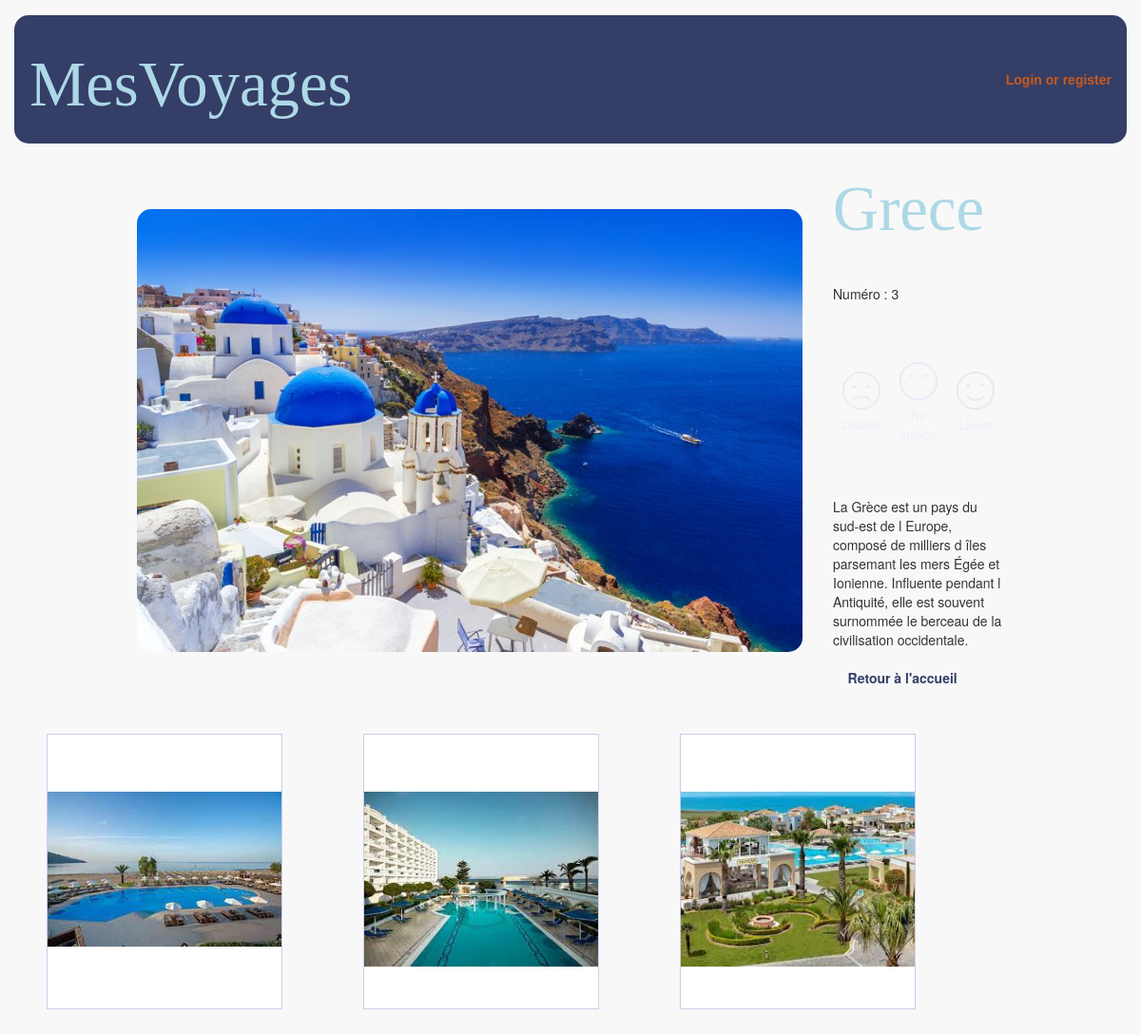
/movie.php?id=3, run on the app's committed database.
### tables this page shows
CREATE TABLE `prestation` (
  `idPRE` int(25) NOT NULL,
  `nom` varchar(100) NOT NULL,
  `images` varchar(100) NOT NULL,
  `description` varchar(500) DEFAULT NULL,
  PRIMARY KEY (`idPRE`)
);

CREATE TABLE `hotel` (
  `idHOT` int(25) NOT NULL,
  `prestation_idPRE` int(25) NOT NULL,
  `nom` varchar(100) NOT NULL,
  `rating` float NOT NULL,
  `images` varchar(100) NOT NULL,
  `description` varchar(500) DEFAULT NULL,
  PRIMARY KEY (`idHOT`),
  KEY `prestation_idPRES` (`prestation_idPRE`)
);

### dbfonctions.php (called while the page is built, shortened)
<?php
function myConnection() {
    static $dbc = null;
    if ($dbc == null) {
        try {
            $dbc = new PDO('mysql: host=' . DB_HOST . ';dbname=' . DB_NAME . ';charset=utf8', DB_USER, DB_PASSWORD);
        } catch (PDOException $e) {
            header("Location:error.php?message=".$e->getMessage());
        }
    }
    return $dbc;
}
function getOnePays($idPRE) {
    try {
        $request = myConnection()->prepare("SELECT * FROM prestation WHERE idPRE = :idPRE");
        $request->bindParam(':idPRE', $idPRE, PDO::PARAM_STR);
        $request->execute();
    } catch (PDOException $e) {
        header("Location:error.php?message=".$e->getMessage());
    }
    return $request->fetch(PDO::FETCH_ASSOC);
}
function getHotelPRE($idPRE) {
    try {
        $request = myConnection()->prepare("SELECT * FROM hotel where prestation_idPRE = :idPRE");
        $request->bindParam(':idPRE', $idPRE, PDO::PARAM_STR);
        $request->execute();
    } catch (PDOException $e) {
        header("Location:error.php?message=".$e->getMessage());
    }
    return $request->fetchAll(PDO::FETCH_ASSOC);
}

### movie.php (the view, shortened to what this page needs)
<?php
$idUser   = (isset($_SESSION["idUSER"])) ? $_SESSION(["idUSER"])              :0;
$idPRE   = (isset($_GET["id"]))         ? $_GET["id"]                        :0;
include('header.php');
$pays  = getOnePays($idPRE);
if ($idUser > 0) {
  if (isset($_GET["ranking"])) {
    $ranking = $_GET["ranking"];
    switch($ranking) {
      case -1:
      case 0:
      case 1:
      case 99:
      setFeedback($idUser, $idPRE, $ranking);
      $feedback = $ranking;
      break;
      default:
      $feedback = getFeedback($idUser, $idPRE);
      break;
    }
  } else {
    $feedback = getFeedback($idUser, $idPRE);
  }
} else {
  $feedback = 99;
}
?>
<table class="jacket table-bordered">
  <tr class="gradeA">
    <td rowspan="4">
        <img src="<?= $pays["images"] ?>" class="prestation">
    </td>
    <td>
      <h1 class="info">
          <?= $pays["nom"] ?>
      </h1>
    </td>
  </tr>
  <tr class="gradeA">
    <td class="info">
      Numéro : <?= $pays["idPRE"] ?><br><br>
    </td>
  </tr>
  <?php if ($idUser > 0): ?>
    <tr class="gradeA ranking">
      <td>
        <table>
          <tr>
            <td valign="middle" class="icons">
              <?php if ($feedback != -1): ?>
                <a href="movie.php?id=<?= $pays['idPRE'] ?>&ranking=-1&title=<?= $_GET['nom'] ?>">
                  <img class="icons" src="ressources/sad-face-outline-unselected.png">
                </a><br>
                <small class="unselected">Disliked</small>
              <?php else : ?>
                <a href="movie.php?id=<?= $pays['idPRE'] ?>&ranking=99&title=<?= $_GET['nom'] ?>">
                  <img class="icons" src="ressources/sad-face-outline-selected.png">
                </a><br>
                <small class="selected">Disliked</small>
              <?php endif; ?>
            </td>
            <td valign="middle" class="icons">
              <?php if ($feedback != 0): ?>
                <a href="movie.php?id=<?= $pays['idPRE'] ?>&ranking=0&title=<?= $_GET['nom'] ?>">
                  <img class="icons" src="ressources/silent-emoticon-face-with-missed-mouth-symbol-of-stroke-unselected.png">
                </a><br>
                <small class="unselected">No opinion</small>
              <?php else : ?>
                <a href="movie.php?id=<?= $pays['idPRE'] ?>&ranking=99&title=<?= $_GET['nom'] ?>">
                  <img class="icons" src="ressources/silent-emoticon-face-with-missed-mouth-symbol-of-stroke-selected.png">
                </a><br>
                <small class="selected">No opinion</small>
              <?php endif; ?>
            </td>
            <td valign="middle" class="icons">
              <?php if ($feedback != 1): ?>
                <a href="movie.php?id=<?= $pays['idPRE'] ?>&ranking=1&title=<?= $_GET['nom'] ?>">
                  <img class="icons" src="ressources/smiling-emoticon-face-unselected.png">
                </a><br>
                <small class="unselected">Loved!</small>
              <?php else : ?>
                <a href="movie.php?id=<?= $pays['idPRE'] ?>&ranking=99&title=<?= $_GET['nom'] ?>">
                  <img class="icons" src="ressources/smiling-emoticon-face-selected.png">
                </a><br>
                <small class="selected">Loved!</small>
              <?php endif; ?>
            </td>
          </tr>
        </table>
      </td>
    </tr>
  <?php else: ?>
    <tr class="gradeA ranking">
      <td>
        <table>
          <tr>
            <td valign="middle" class="icons">
              <a href="login.php">
                <img class="icons" src="ressources/sad-face-outline-unselected.png">
              </a><br>
              <small class="unselected">Disliked</small>
            </td>
            <td valign="middle" class="icons">
              <a href="login.php">
                <img class="icons" src="ressources/silent-emoticon-face-with-missed-mouth-symbol-of-stroke-unselected.png">
              </a><br>
              <small class="unselected">No opinion</small>
            </td>
            <td valign="middle" class="icons">
              <a href="login.php">
                <img class="icons" src="ressources/smiling-emoticon-face-unselected.png">
              </a><br>
              <small class="unselected">Loved!</small>
            </td>
          </tr>
        </table>
      </td>
    </tr>
  <?php endif; ?>
  <tr class="gradeA">
    <td class="info">
      <br><?= $pays["description"] ?><br>
      <br>
      &nbsp;&nbsp;&nbsp;&nbsp;<a href="index.php">Retour à l'accueil</a>&nbsp;&nbsp;&nbsp;&nbsp;
    </td>
  </tr>
</table>
<?php foreach (getHotelPRE($idPRE) as $hotel): ?>
<div class='cartouche'>
  <div class='card'>
    <div class='data'>
    </div>
    <div class='pict'>
      <a href="hotel.php?id=<?= $hotel['idHOT'] ?>&nom=<?= htmlentities($hotel['nom']) ?>"><img src="<?= $hotel['images'] ?>" alt="<?= $hotel['nom'] ?>"></a>
    </div>
  </div>
</div>
<?php endforeach; ?>
<?php include('footer.php'); ?>

### style.css (style rules this page uses)
h1 { font-size: 50pt; font-family: Impact; color: lightblue; }
.cartouche { width: 261px; display: inline-block; margin: 17px 34px 34px 34px; }
.card { width: 248px; height: 290px; background-color: #FFFFFF; border: 1px solid #CCCCEE; text-align: center; }
.data { width: 248px; height: 60px; line-height: 60px; overflow: hidden; font-size: 14pt; }
.pict { height: 369px; padding-bottom: 17px; overflow: hidden; }
.pict img { width: 246px; }
table { width: 100%; border-collapse: collapse; }
table, tr, td { border: none !important; }
a { color: rgb(52,62,103); text-decoration: none; font-weight: bold; }
.jacket { width: 900px; margin: auto; border-collapse: separate; border-spacing: 32px; }
.prestation { width: 700px; border-radius: 15px; }
.info { vertical-align: top; margin-top: 0px; }
.icons { text-align: center; margin: auto; width: 50px; padding: 5px; }
.unselected { color: #ECECFB; }

### data on the page
prestation: images (picture), nom "Grece", idPRE "3", description "La Grèce est un pays du sud-est de l Europe, composé de milliers d îles parsemant les mers Égée et Ionienne. Influente pendant l Antiquité, elle est souvent surnommée le berceau de la civilisation occidentale."
hotel: images+nom (picture)
hotel: images+nom (picture)
hotel: images+nom (picture)
